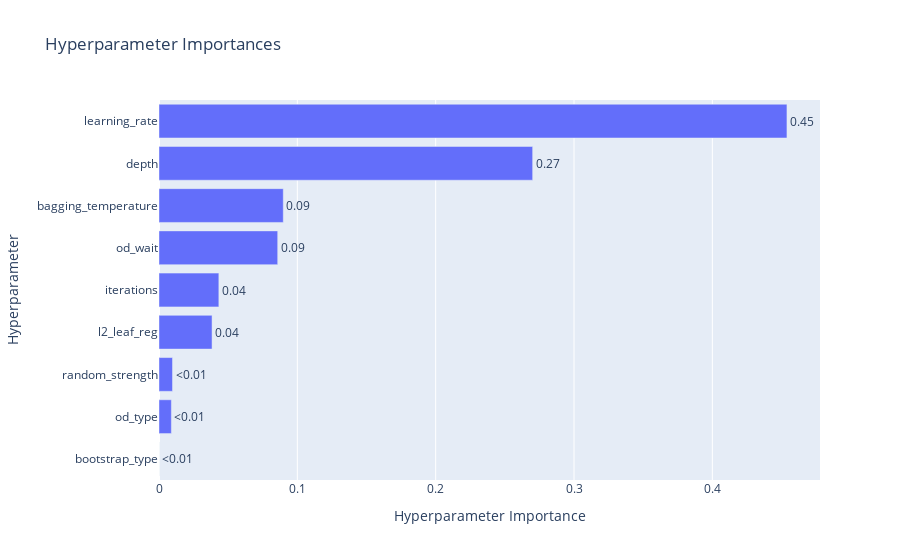

The code cell stored with this chart in its notebook:
### Code cell
fig = optuna.visualization.plot_param_importances(study)
fig.show()

### Figure 1 — Plotly figure (JSON) as saved in the notebook; plotly's stock layout.template omitted (floating-point values rounded to 4 significant figures)
{"data": [{"cliponaxis": false, "hovertemplate": ["bootstrap_type (CategoricalDistribution): 0.0<extra></extra>", "od_type (CategoricalDistribution): 0.008933336876787741<extra></extra>", "random_strength (FloatDistribution): 0.00976827654100129<extra></extra>", "l2_leaf_reg (FloatDistribution): 0.03834929203745191<extra></extra>", "iterations (IntDistribution): 0.04326681622138037<extra></extra>", "od_wait (IntDistribution): 0.08580314260708008<extra></extra>", "bagging_temperature (FloatDistribution): 0.08982964970110066<extra></extra>", "depth (IntDistribution): 0.2701124055374162<extra></extra>", "learning_rate (FloatDistribution): 0.4539370804777816<extra></extra>"], "name": "Objective Value", "orientation": "h", "text": ["<0.01", "<0.01", "<0.01", "0.04", "0.04", "0.09", "0.09", "0.27", "0.45"], "textposition": "outside", "type": "bar", "x": [0, 0.008933, 0.009768, 0.03835, 0.04327, 0.0858, 0.08983, 0.2701, 0.4539], "y": ["bootstrap_type", "od_type", "random_strength", "l2_leaf_reg", "iterations", "od_wait", "bagging_temperature", "depth", "learning_rate"]}], "layout": {"title": {"text": "Hyperparameter Importances"}, "xaxis": {"title": {"text": "Hyperparameter Importance"}}, "yaxis": {"title": {"text": "Hyperparameter"}}}}
